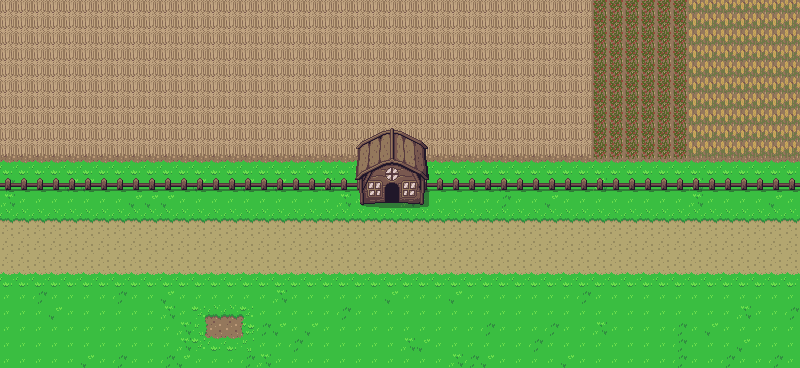

A 2D game scene composited from a Tiled map and its tileset images. What follows is a short description and the map's XML, with each tile layer's data collapsed to a summary:
An orthogonal 50x23 tile map with 16x16 px tiles, 9 tile layers (grass normal, grass special, path, mud, ...), 2 tilesets and 13 objects (2x door, exit_E, exit_W, player_spawn, leiko_spawn, ...).

<map version="1.2" tiledversion="1.3.1" orientation="orthogonal" renderorder="right-down" compressionlevel="-1" width="50" height="23" tilewidth="16" tileheight="16" infinite="0" nextlayerid="15" nextobjectid="17">
 <editorsettings>
  <export target="route1.lua" format="lua" />
 </editorsettings>
 <tileset firstgid="1" source="overworld2.tsx" />
 <tileset firstgid="274" source="overworld0.tsx" />
 <group id="11" name="grass">
  <layer id="1" name="grass normal" width="50" height="23">
   <data>[1150 cells, 1150 non-empty, 1 distinct tile ids]</data>
  </layer>
  <layer id="2" name="grass special" width="50" height="23">
   <data>[1150 cells, 1150 non-empty, 24 distinct tile ids]</data>
  </layer>
 </group>
 <layer id="5" name="path" width="50" height="23">
  <data>[1150 cells, 250 non-empty, 3 distinct tile ids]</data>
 </layer>
 <layer id="8" name="mud" width="50" height="23">
  <data>[1150 cells, 12 non-empty, 9 distinct tile ids]</data>
 </layer>
 <layer id="6" name="fences" width="50" height="23">
  <data>[1150 cells, 50 non-empty, 1 distinct tile ids]</data>
 </layer>
 <layer id="7" name="farmland" width="50" height="23">
  <data>[1150 cells, 550 non-empty, 2 distinct tile ids]</data>
 </layer>
 <group id="12" name="crops">
  <layer id="13" name="bottom half" width="50" height="23">
   <data>[1150 cells, 500 non-empty, 3 distinct tile ids]</data>
  </layer>
  <layer id="14" name="top half" width="50" height="23">
   <data>[1150 cells, 450 non-empty, 3 distinct tile ids]</data>
  </layer>
 </group>
 <layer id="9" name="house" width="50" height="23">
  <data>[1150 cells, 25 non-empty, 25 distinct tile ids]</data>
 </layer>
 <objectgroup id="3" name="custom_collisions">
  <properties>
   <property name="collidable" type="bool" value="true" />
  </properties>
  <object id="1" x="-1" y="179.5" width="358.5" height="9" />
  <object id="2" x="426" y="179" width="375" height="11" />
  <object id="3" x="357.5" y="188.625" width="26.375" height="14.875" />
  <object id="4" x="399.25" y="189.5" width="26.875" height="14.125" />
  <object id="12" x="11.5" y="368.25" width="793.667" height="6.66667" />
 </objectgroup>
 <objectgroup id="4" name="Objects">
  <object id="7" name="door" x="384.174" y="201.652" width="14.6087" height="3.69565" />
  <object id="8" name="door" x="384.174" y="201.652" width="14.6087" height="3.69565" />
  <object id="9" name="exit_E" x="792" y="191.667" width="7.66667" height="175.5" />
  <object id="10" name="exit_W" x="0" y="190.667" width="10" height="176.167" />
  <object id="13" name="player_spawn" x="106.5" y="283.75" width="18" height="17.25" />
  <object id="14" name="leiko_spawn" x="135.5" y="286.75" width="19.5" height="18.75" />
  <object id="15" name="hiko_spawn" x="162.75" y="285" width="21.75" height="18.75" />
  <object id="16" name="kana_spawn" x="191.75" y="285.75" width="24.25" height="22.25" />
 </objectgroup>
</map>
